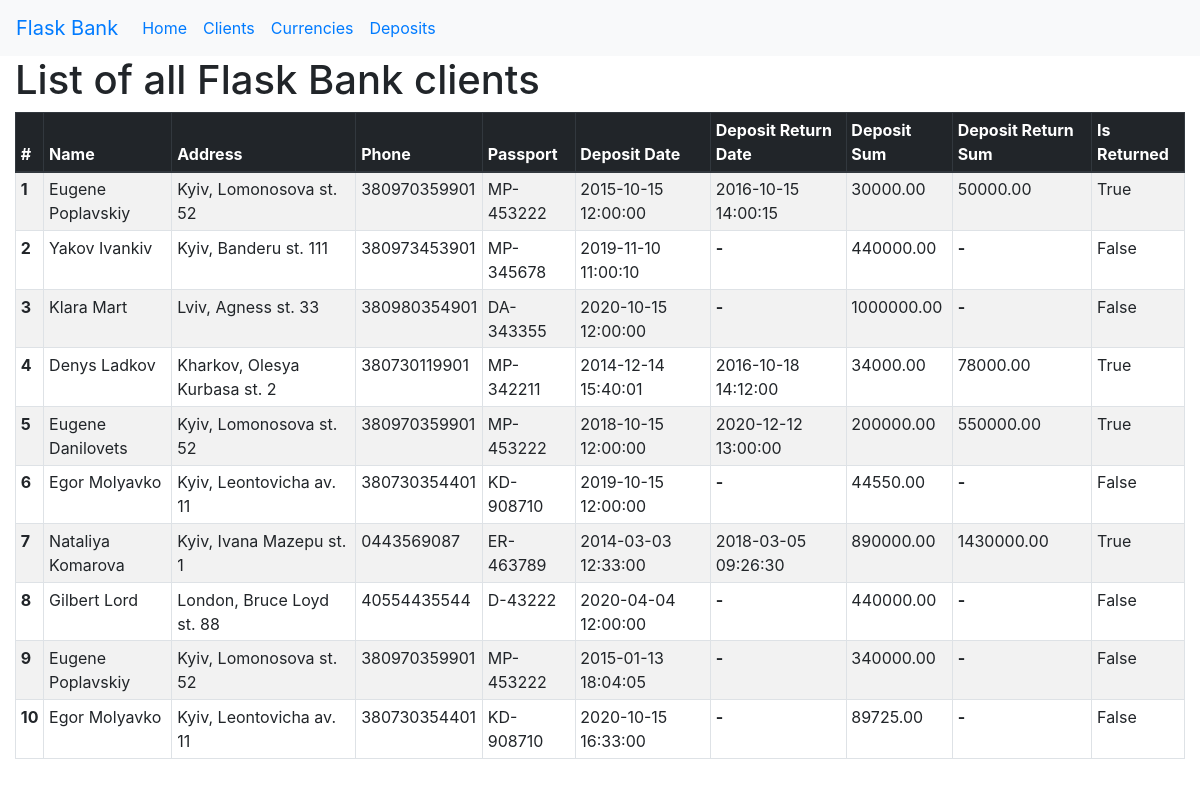
Screenshot of /clients/list with the database file from the repository.
### myproject/models.py (models this page shows, shortened)
class Client(db.Model):
    __tablename__ = 'clients'
    id = db.Column(db.Integer, primary_key=True)
    name = db.Column(db.Text)
    address = db.Column(db.Text)
    phone_number = db.Column(db.Text)
    passport = db.Column(db.Text)
    deposit_date = db.Column(db.DateTime)
    deposit_return_date = db.Column(db.DateTime)
    deposit_id = db.Column(db.Integer, db.ForeignKey('deposits.id'))
    deposit = db.relationship('Deposit', backref='client', uselist=False)
    deposit_sum = db.Column(db.Numeric)
    deposit_return_sum = db.Column(db.Numeric)
    deposit_return_mark = db.Column(db.Boolean)

### myproject/clients/views.py (the view)
@clients_blueprint.route('/list')
def clients_list():
    clients = Client.query.all()
    return render_template('clients_list.html', clients=clients)

### myproject/clients/templates/clients/clients_list.html
{% extends "base.html" %}
{% block content %}
<div class="row">
  <div class="col-12">
    <h1>List of all Flask Bank clients</h1>
  </div>
</div>
<div class="row">
  <div class="col-12">
    <table class="table table-striped table-bordered table-sm">
      <thead class="thead-dark">
        <tr>
          <th scope="col">#</th>
          <th scope="col">Name</th>
          <th scope="col">Address</th>
          <th scope="col">Phone</th>
          <th scope="col">Passport</th>
          <th scope="col">Deposit Date</th>
          <th scope="col">Deposit Return Date</th>
          <th scope="col">Deposit Sum</th>
          <th scope="col">Deposit Return Sum</th>
          <th scope="col">Is Returned</th>
        </tr>
      </thead>
      <tbody>
        {% for client in clients  %}
        <tr>
          <th scope="row">{{loop.index}}</th>
          <td>{{client.name}}</td>
          <td>{{client.address}}</td>
          <td>{{client.phone_number}}</td>
          <td>{{client.passport}}</td>
          <td>{{client.deposit_date}}</td>
          <td>
            {% if client.deposit_return_date is none %}
                <strong>-</strong>
            {% else %}
                {{client.deposit_return_date}}
            {% endif %}
          </td>
          <td>{{"{:.2f}".format(client.deposit_sum)}}</td>
          <td>
            {% if client.deposit_return_sum is none %}
                <strong>-</strong>
            {% else %}
                {{"{:.2f}".format(client.deposit_return_sum)}}
            {% endif %}
          </td>
          <td>{{client.deposit_return_mark}}</td>
        </tr>
        {% endfor %}
      </tbody>
    </table>
  </div>
</div>
{% endblock %}

### myproject/templates/base.html (shortened to what this page needs)
<!DOCTYPE html>
<html lang="en" dir="ltr">
  <head>
    <link rel="stylesheet" href="static/bootstrap.min.css">
    <link rel="stylesheet" href="static/bankapp.css">
  </head>
  <body>
    <nav class="navbar navbar-expand-lg bg-light">
      <a class="navbar-brand" href="{{ url_for('index') }}">Flask Bank</a>
        <div class="navbar-nav">
            <a class="nav-item nav-link" href="{{ url_for('index') }}">Home</a>
            <a class="nav-item nav-link" href="{{ url_for('clients.clients_list') }}">Clients</a>
            <a class="nav-item nav-link" href="{{ url_for('currencies.currencies_list') }}">Currencies</a>
            <a class="nav-item nav-link" href="{{ url_for('deposits.deposits_list') }}">Deposits</a>
        </div>
    </nav>
    <div class="container-fluid">
    {% block content %}
    {% endblock %}
    </div>
  </body>
</html>

### rows the page displays
Client: name "Eugene Poplavskiy", address "Kyiv, Lomonosova st. 52", phone_number "380970359901", passport "MP-453222", deposit_date "2015-10-15 12:00:00", deposit_return_date "2016-10-15 14:00:15", deposit_sum "30000.00", deposit_return_sum "50000.00", deposit_return_mark "True"
Client: name "Yakov Ivankiv", address "Kyiv, Banderu st. 111", phone_number "380973453901", passport "MP-345678", deposit_date "2019-11-10 11:00:10", deposit_sum "440000.00", deposit_return_mark "False"
Client: name "Klara Mart", address "Lviv, Agness st. 33", phone_number "380980354901", passport "DA-343355", deposit_date "2020-10-15 12:00:00", deposit_sum "1000000.00", deposit_return_mark "False"
Client: name "Denys Ladkov", address "Kharkov, Olesya Kurbasa st. 2", phone_number "380730119901", passport "MP-342211", deposit_date "2014-12-14 15:40:01", deposit_return_date "2016-10-18 14:12:00", deposit_sum "34000.00", deposit_return_sum "78000.00", deposit_return_mark "True"
Client: name "Eugene Danilovets", address "Kyiv, Lomonosova st. 52", phone_number "380970359901", passport "MP-453222", deposit_date "2018-10-15 12:00:00", deposit_return_date "2020-12-12 13:00:00", deposit_sum "200000.00", deposit_return_sum "550000.00", deposit_return_mark "True"
Client: name "Egor Molyavko", address "Kyiv, Leontovicha av. 11", phone_number "380730354401", passport "KD-908710", deposit_date "2019-10-15 12:00:00", deposit_sum "44550.00", deposit_return_mark "False"
Client: name "Nataliya Komarova", address "Kyiv, Ivana Mazepu st. 1", phone_number "0443569087", passport "ER-463789", deposit_date "2014-03-03 12:33:00", deposit_return_date "2018-03-05 09:26:30", deposit_sum "890000.00", deposit_return_sum "1430000.00", deposit_return_mark "True"
Client: name "Gilbert Lord", address "London, Bruce Loyd st. 88", phone_number "40554435544", passport "D-43222", deposit_date "2020-04-04 12:00:00", deposit_sum "440000.00", deposit_return_mark "False"
Client: name "Eugene Poplavskiy", address "Kyiv, Lomonosova st. 52", phone_number "380970359901", passport "MP-453222", deposit_date "2015-01-13 18:04:05", deposit_sum "340000.00", deposit_return_mark "False"
Client: name "Egor Molyavko", address "Kyiv, Leontovicha av. 11", phone_number "380730354401", passport "KD-908710", deposit_date "2020-10-15 16:33:00", deposit_sum "89725.00", deposit_return_mark "False"
